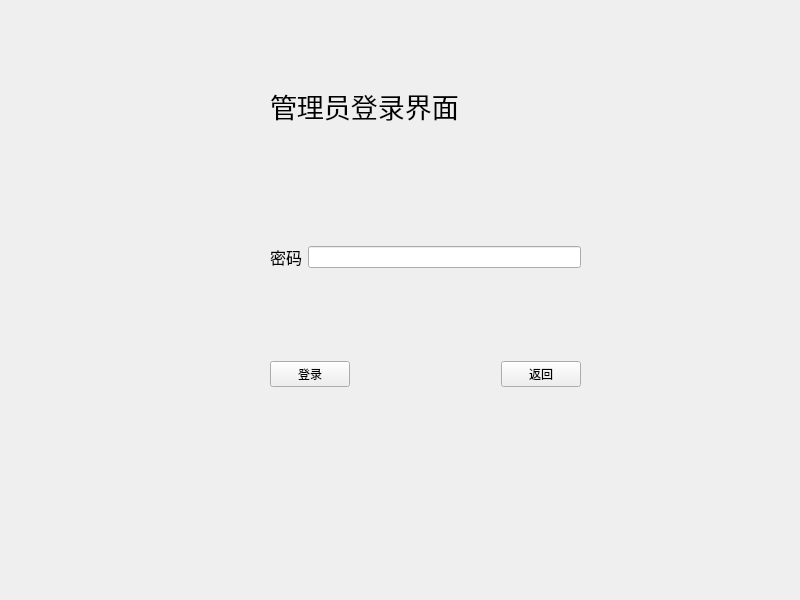
<?xml version="1.0" encoding="UTF-8"?>
<ui version="4.0">
 <class>manager</class>
 <widget class="QWidget" name="manager">
  <property name="geometry">
   <rect>
    <x>0</x>
    <y>0</y>
    <width>800</width>
    <height>600</height>
   </rect>
  </property>
  <property name="minimumSize">
   <size>
    <width>800</width>
    <height>600</height>
   </size>
  </property>
  <property name="maximumSize">
   <size>
    <width>800</width>
    <height>600</height>
   </size>
  </property>
  <property name="windowTitle">
   <string>登录界面</string>
  </property>
  <widget class="QLabel" name="label_3">
   <property name="geometry">
    <rect>
     <x>290</x>
     <y>160</y>
     <width>16</width>
     <height>16</height>
    </rect>
   </property>
   <property name="text">
    <string/>
   </property>
  </widget>
  <widget class="QWidget" name="widget" native="true">
   <property name="geometry">
    <rect>
     <x>270</x>
     <y>80</y>
     <width>311</width>
     <height>351</height>
    </rect>
   </property>
   <widget class="QWidget" name="">
    <property name="geometry">
     <rect>
      <x>0</x>
      <y>6</y>
      <width>311</width>
      <height>301</height>
     </rect>
    </property>
    <layout class="QGridLayout" name="gridLayout_3">
     <item row="0" column="0">
      <widget class="QLabel" name="label">
       <property name="font">
        <font>
         <family>宋体</family>
         <pointsize>20</pointsize>
        </font>
       </property>
       <property name="text">
        <string>管理员登录界面</string>
       </property>
      </widget>
     </item>
     <item row="2" column="0">
      <layout class="QGridLayout" name="gridLayout">
       <item row="0" column="0">
        <widget class="QLabel" name="label_2">
         <property name="font">
          <font>
           <family>微软雅黑</family>
           <pointsize>12</pointsize>
          </font>
         </property>
         <property name="text">
          <string>密码</string>
         </property>
        </widget>
       </item>
       <item row="0" column="1">
        <widget class="QLineEdit" name="passwordya">
         <property name="echoMode">
          <enum>QLineEdit::Password</enum>
         </property>
        </widget>
       </item>
      </layout>
     </item>
     <item row="3" column="0">
      <layout class="QGridLayout" name="gridLayout_2">
       <item row="1" column="2">
        <widget class="QPushButton" name="return_2">
         <property name="font">
          <font>
           <family>微软雅黑</family>
          </font>
         </property>
         <property name="text">
          <string>返回</string>
         </property>
        </widget>
       </item>
       <item row="1" column="0">
        <widget class="QPushButton" name="log">
         <property name="font">
          <font>
           <family>微软雅黑</family>
          </font>
         </property>
         <property name="text">
          <string>登录</string>
         </property>
        </widget>
       </item>
       <item row="1" column="1">
        <spacer name="horizontalSpacer">
         <property name="orientation">
          <enum>Qt::Horizontal</enum>
         </property>
         <property name="sizeHint" stdset="0">
          <size>
           <width>40</width>
           <height>20</height>
          </size>
         </property>
        </spacer>
       </item>
       <item row="0" column="1">
        <spacer name="verticalSpacer">
         <property name="orientation">
          <enum>Qt::Vertical</enum>
         </property>
         <property name="sizeHint" stdset="0">
          <size>
           <width>20</width>
           <height>40</height>
          </size>
         </property>
        </spacer>
       </item>
      </layout>
     </item>
     <item row="1" column="0">
      <spacer name="verticalSpacer_2">
       <property name="orientation">
        <enum>Qt::Vertical</enum>
       </property>
       <property name="sizeHint" stdset="0">
        <size>
         <width>20</width>
         <height>40</height>
        </size>
       </property>
      </spacer>
     </item>
    </layout>
   </widget>
  </widget>
 </widget>
 <resources/>
 <connections/>
</ui>
